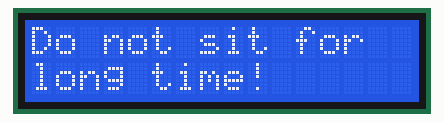
Recording of a program running on a simulated MicroPython board. Parts: 16×2 character LCD. Library files of the repository ran but are not shown: esp8266_i2c_lcd.py; what the program prints to the serial console is not drawn.

Above: at 0.1 s.
At 3.1 s:
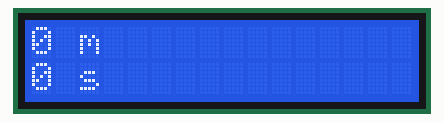
At 12.3 s:
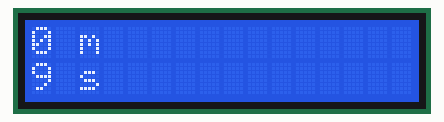
At 20.4 s:
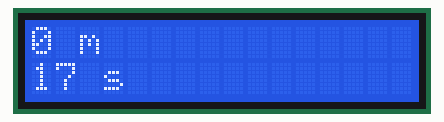
At 29.6 s:
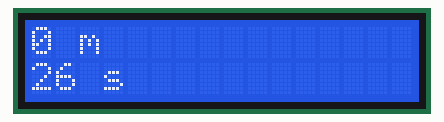
At 38.7 s:
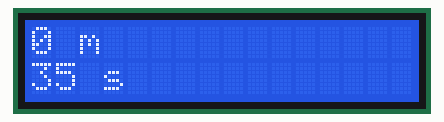

Measured:
- what the display in image 0 shows lasts 3.0 s, from 0.1 s to 3.1 s
- what the display in image 1 shows lasts 1.0 s, from 3.1 s to 4.1 s

The program:

main.py
```python
import stand_up_please


#流光
'''
def water_lights():
    light = []
    #批量设定输出引脚
    out_pin = [13, 14, 15]
    for pin in out_pin:
        light.append(machine.Pin(pin, machine.Pin.OUT))
    while True:
        #light[-1].value(0)
        for point in light:
            point.value(1)
            time.sleep(1)
            point.toggle()
    return 0

def live_led():
    led = PWM(Pin(25))

    led.freq(1000)

    led_duty = 0
    led_direction = 1

    while True:
        led_duty += led_direction
        if led_duty >= 100:
            led_duty = 100
            led_direction = -1
        elif led_duty <= 0:
            led_duty = 0
            led_direction =1
        led.duty_u16(int(led_duty * 655.36))
        if led_duty % 5 ==0:
            print(led_duty)
        time.sleep(0.01)
    return 0
'''
'''
#def bad_apple():
i2c = I2C(id=0, scl=Pin(1), sda=Pin(0), freq = 400_000)
print(i2c.scan())
oled = SSD1306_I2C(128, 64, i2c)
play("ba.bpv", oled)
'''

#t1 = Thread(target=live_led, args=())
#t2 = Thread(target=bad_apple, args=())

#t1.start()
#t2.start()

#bad_apple()
```

stand_up_please.py
```python
from machine import Pin, I2C
from time import sleep

from esp8266_i2c_lcd import I2cLcd

def button_status(button, expected_value):
    while True:
        if button.value() == expected_value:
            sleep(0.01)
            if button.value() == expected_value:
                return 0

class Timer:
    def __init__(self):
        self.time_point = [0, 0]
    def output(self, put_time):
            lcd.clear()
            lcd.move_to(0,0)
            lcd.putstr(str(self.time_point[0])+' m')
            lcd.move_to(0,1)
            lcd.putstr(str(self.time_point[1])+' s')
    def oh_time_is_up(self, lcd, expected_value):
        self.output(self.time_point)
        while True:
            sleep(1)
            self.time_point[1] += 1
            if self.time_point[1] == 60:
                self.time_point[1] = 0
                self.time_point[0] += 1
            self.output(self.time_point)
            if self.time_point == expected_value:
                return 1

    def clear(self):
        self.time_point = [0, 0]

'''
初始化1602
'''
DEFAULT_I2C_ADDR = 0x27
i2c = I2C(0, scl=Pin(9), sda=Pin(8), freq=400000)
print(i2c.scan())
lcd = I2cLcd(i2c, DEFAULT_I2C_ADDR, 2, 16)
lcd.putstr('Do not sit for  long time!')
sleep(3)

'''
初始化按钮
'''
button = Pin(21, Pin.IN, Pin.PULL_UP)

'''
初始化计时器数据
'''
time_point = [0, 0]

timer = Timer()
while True:
    timer.oh_time_is_up(lcd, [45,0])
    while button.value():
        print(button.value())
        lcd.backlight_off()
        sleep(0.5)
        lcd.backlight_on()
        sleep(0.5)
    timer.clear()
    sleep(5)
    button_status(button, 0)

        
```
